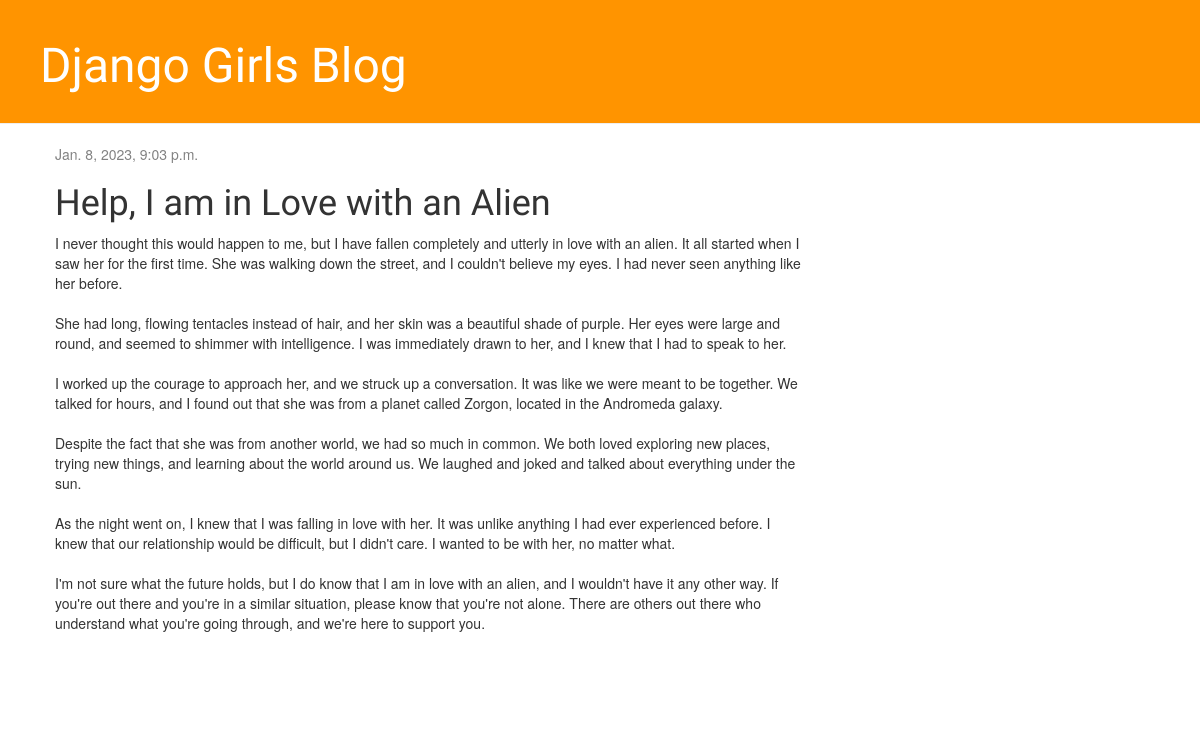
The page /post/13/ on the database its author committed.
### blog/models.py (models this page shows, shortened)
class Post(models.Model):
    author = models.ForeignKey(settings.AUTH_USER_MODEL, on_delete=models.CASCADE)
    title = models.CharField(max_length=200)
    text = models.TextField()
    created_date = models.DateTimeField(default=timezone.now)
    published_date = models.DateTimeField(blank=True, null=True)

### blog/views.py (the view)
# urls.py: path('post/<int:pk>/', views.post_detail, name='post_detail'),
def post_detail(request, pk):
    post = get_object_or_404(Post, pk=pk)
    return render(request, 'blog/post_detail.html', {'post': post})

### blog/templates/blog/post_detail.html
{% extends 'blog/base.html' %}
{% block content %}
    <div class="post">
        {% if post.published_date %}
            <div class="date">
                {{ post.published_date }}
            </div>
        {% endif %}
        <h1>{{ post.title }}</h1>
        <p>{{ post.text|linebreaksbr }}</p>
    </div>
{% endblock %}

### blog/static/css/blog.css (style rules this page uses)
h1, h2, h3, h4 { font-family: 'Lobster', cursive; }
.date { color: #828282; }
.post { margin-bottom: 70px; }

### rows shown on the page
Post: published_date "Jan. 8, 2023, 9:03 p.m.", title "Help, I am in Love with an Alien", text "I never thought this would happen to me, but I have fallen completely and utterly in love with an alien. It all started when I saw her for the first time. She was walking down the street, and I couldn't believe my eyes. I had never seen anything like her before. She had long, flowing tentacles instead of hair, and her skin was a beautiful shade of purple. Her eyes were large and round, and seemed to shimmer with intelligence. I was immediately drawn to her, and I knew that I had to speak to her. I worked up the courage to approach her, and we struck up a conversation. It was like we were meant to be together. We talked for hours, and I found out that she was from a planet called Zorgon,…"
